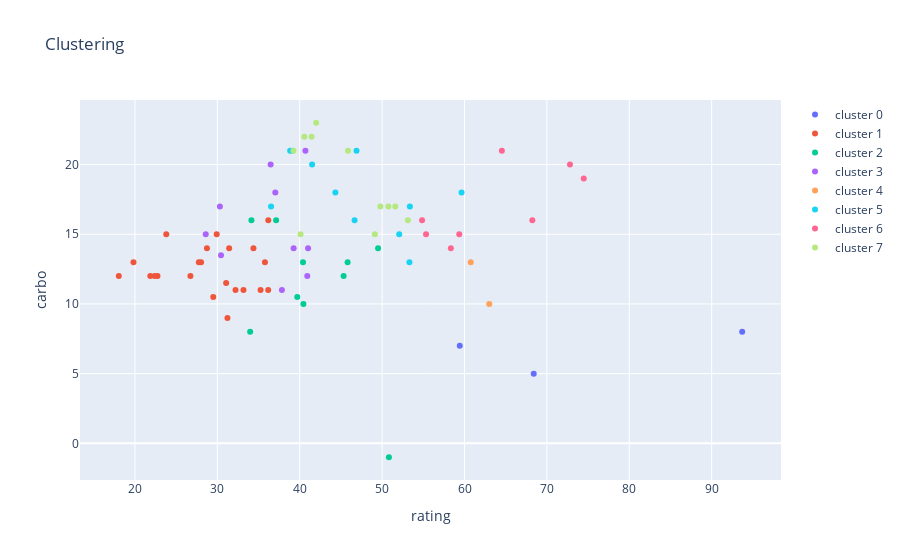

Notebook cell for this chart:
### Code cell
plot_data = []
for clus in set(data_km['cluster']):
    df = data_km[data_km['cluster'] == clus]
    plot_data.append(go.Scatter(x= df['rating'], y= df['carbo'], text=df["name"], name = 'cluster ' + str(clus), mode = 'markers'))

layout = go.Layout(xaxis = dict(title='rating'), yaxis = dict(title= 'carbo'), 
                   title = 'Clustering')
fig = go.Figure(data= plot_data, layout=layout)
plotly.offline.iplot(fig)
    
    

# plt.plot(data_km['cluster'],data_km['rating'], 'ro', alpha = 0.5)
# for i in range(len(data_km)):
#     plt.text(data_km.loc[i]['cluster'], data_km.loc[i]['rating'], str(i)) # cereal_data['name']) # 

# plt.show()

### Figure 1 — Plotly figure (JSON) as saved in the notebook; plotly's stock layout.template omitted (floating-point values rounded to 4 significant figures)
{"data": [{"mode": "markers", "name": "cluster 0", "text": ["100% Bran", "All-Bran", "All-Bran with Extra Fiber"], "type": "scatter", "x": [68.4, 59.43, 93.7], "y": [5, 7, 8]}, {"mode": "markers", "name": "cluster 1", "text": ["Almond Delight", "Apple Cinnamon Cheerios", "Apple Jacks", "Cap'n'Crunch", "Cinnamon Toast Crunch", "Cocoa Puffs", "Corn Pops", "Count Chocula", "Crispy Wheat & Raisins", "Froot Loops", "Frosted Flakes", "Fruity Pebbles", "Golden Crisp", "Golden Grahams", "Honey Graham Ohs", "Honey Nut Cheerios", "Honey-comb", "Lucky Charms", "Nut&Honey Crunch", "Smacks", "Trix", "Wheaties Honey Gold"], "type": "scatter", "x": [34.38, 29.51, 33.17, 18.04, 19.82, 22.74, 35.78, 22.4, 36.18, 32.21, 31.44, 28.03, 35.25, 23.8, 21.87, 31.07, 28.74, 26.73, 29.92, 31.23, 27.75, 36.19], "y": [14, 10.5, 11, 12, 13, 12, 13, 12, 11, 11, 14, 13, 11, 15, 12, 11.5, 14, 12, 15, 9, 13, 16]}, {"mode": "markers", "name": "cluster 2", "text": ["100% Natural Bran", "Clusters", "Cracklin' Oat Bran", "Great Grains Pecan", "Life", "Muesli Raisins; Dates; & Almonds", "Muesli Raisins; Peaches; & Pecans", "Quaker Oat Squares", "Quaker Oatmeal", "Raisin Nut Bran"], "type": "scatter", "x": [33.98, 40.4, 40.45, 45.81, 45.33, 37.14, 34.14, 49.51, 50.83, 39.7], "y": [8, 13, 10, 13, 12, 16, 16, 14, -1, 10.5]}, {"mode": "markers", "name": "cluster 3", "text": ["Basic 4", "Fruit & Fibre Dates; Walnuts; and Oats", "Fruitful Bran", "Just Right Fruit & Nut", "Mueslix Crispy Blend", "Nutri-Grain Almond-Raisin", "Oatmeal Raisin Crisp", "Post Nat. Raisin Bran", "Raisin Bran", "Total Raisin Bran"], "type": "scatter", "x": [37.04, 40.92, 41.02, 36.47, 30.31, 40.69, 30.45, 37.84, 39.26, 28.59], "y": [18, 12, 14, 20, 17, 21, 13.5, 11, 14, 15]}, {"mode": "markers", "name": "cluster 4", "text": ["Puffed Rice", "Puffed Wheat"], "type": "scatter", "x": [60.76, 63.01], "y": [13, 10]}, {"mode": "markers", "name": "cluster 5", "text": ["Bran Flakes", "Crispix", "Double Chex", "Grape Nuts Flakes", "Grape-Nuts", "Just Right Crunchy  Nuggets", "Nutri-grain Wheat", "Product 19", "Total Corn Flakes", "Total Whole Grain", "Triples"], "type": "scatter", "x": [53.31, 46.9, 44.33, 52.08, 53.37, 36.52, 59.64, 41.5, 38.84, 46.66, 39.11], "y": [13, 21, 18, 15, 17, 17, 18, 20, 21, 16, 21]}, {"mode": "markers", "name": "cluster 6", "text": ["Cream of Wheat (Quick)", "Frosted Mini-Wheats", "Maypo", "Raisin Squares", "Shredded Wheat", "Shredded Wheat 'n'Bran", "Shredded Wheat spoon size", "Strawberry Fruit Wheats"], "type": "scatter", "x": [64.53, 58.35, 54.85, 55.33, 68.24, 74.47, 72.8, 59.36], "y": [21, 14, 16, 15, 16, 19, 20, 15]}, {"mode": "markers", "name": "cluster 7", "text": ["Bran Chex", "Cheerios", "Corn Chex", "Corn Flakes", "Kix", "Multi-Grain Cheerios", "Rice Chex", "Rice Krispies", "Special K", "Wheat Chex", "Wheaties"], "type": "scatter", "x": [49.12, 50.76, 41.45, 45.86, 39.24, 40.11, 42.0, 40.56, 53.13, 49.79, 51.59], "y": [15, 17, 22, 21, 21, 15, 23, 22, 16, 17, 17]}], "layout": {"title": {"text": "Clustering"}, "xaxis": {"title": {"text": "rating"}}, "yaxis": {"title": {"text": "carbo"}}}}
